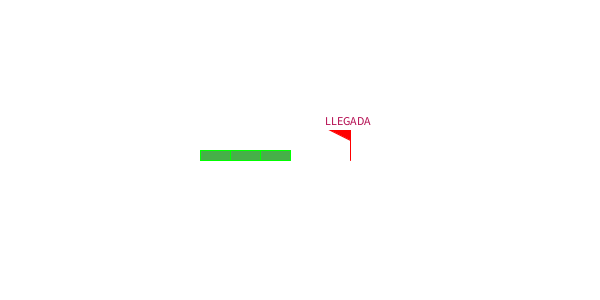
Frame 1 (no input)
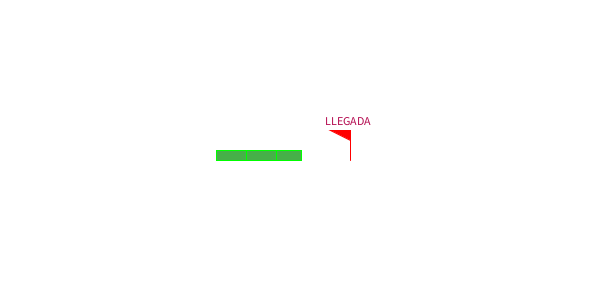
Frame 60 (the mouse pressed at the canvas centre just before this capture)
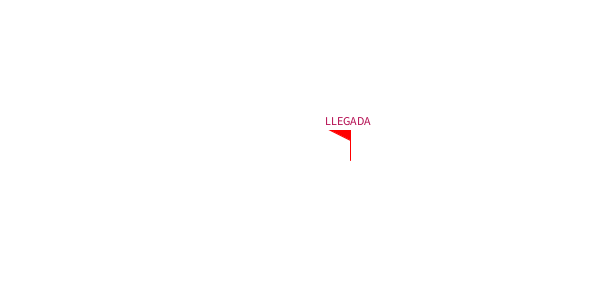
Frame 120 (the mouse held since frame 60 and released just before this capture)

The Processing sketch that drew these frames (run headless with seeded random() and noise(); from frame 60 on, the mouse is pressed at the canvas centre):

// Processing sketch: processing_165248
// ── processing_165248.pde

int d, d1, d2, d3, C=15, i, j, k, l;

void setup(){
  background(255);
  size(600,300);
 d=200; d1=d+30; d2=d1+30;
 i=0;
 j=0;
 frameRate(5);

}
void draw(){
     
    background(255);

 bandera(350,160);
if (i<= C){
 segmento(d+i,150,30-i,10);
  segmento(d1,150,30,10);
  segmento(d2,150,30,10);
  i++;
 }
   else if (j<= C){
 segmento(d+i,150,30-i+j,10);
  segmento(d1+j,150,30-j,10);
  segmento(d2,150,30,10);
  j++;
 }
  
else if (k<= C){
 segmento(d+i,150,30-i+j,10);
  segmento(d1+j,150,30-j+k,10);
  segmento(d2+k,150,30-k,10);
  k++;
  
 }
 else if (l<= C){
 segmento(d+i,150,30-i+j,10);
  segmento(d1+j,150,30-j+k,10);
  segmento(d2+k,150,30-k+l,10);
  l++;
  
 }
}

void bandera(float Xi, float Yi){
fill(180, 12, 80);
  text("LLEGADA", Xi-25, Yi-35);
  stroke(255,0,0);
  line(Xi, Yi, Xi, Yi-30);
    fill(255,0,0);
  triangle(Xi, Yi-20, Xi,Yi-30,Xi-20, Yi-30);
  noFill();
  
}

void segmento (int Xi, int Yi, int ancho, int alto){

  stroke(0,255,0);
 fill(70,176,72);
  rect(Xi, Yi, ancho, alto);

}
